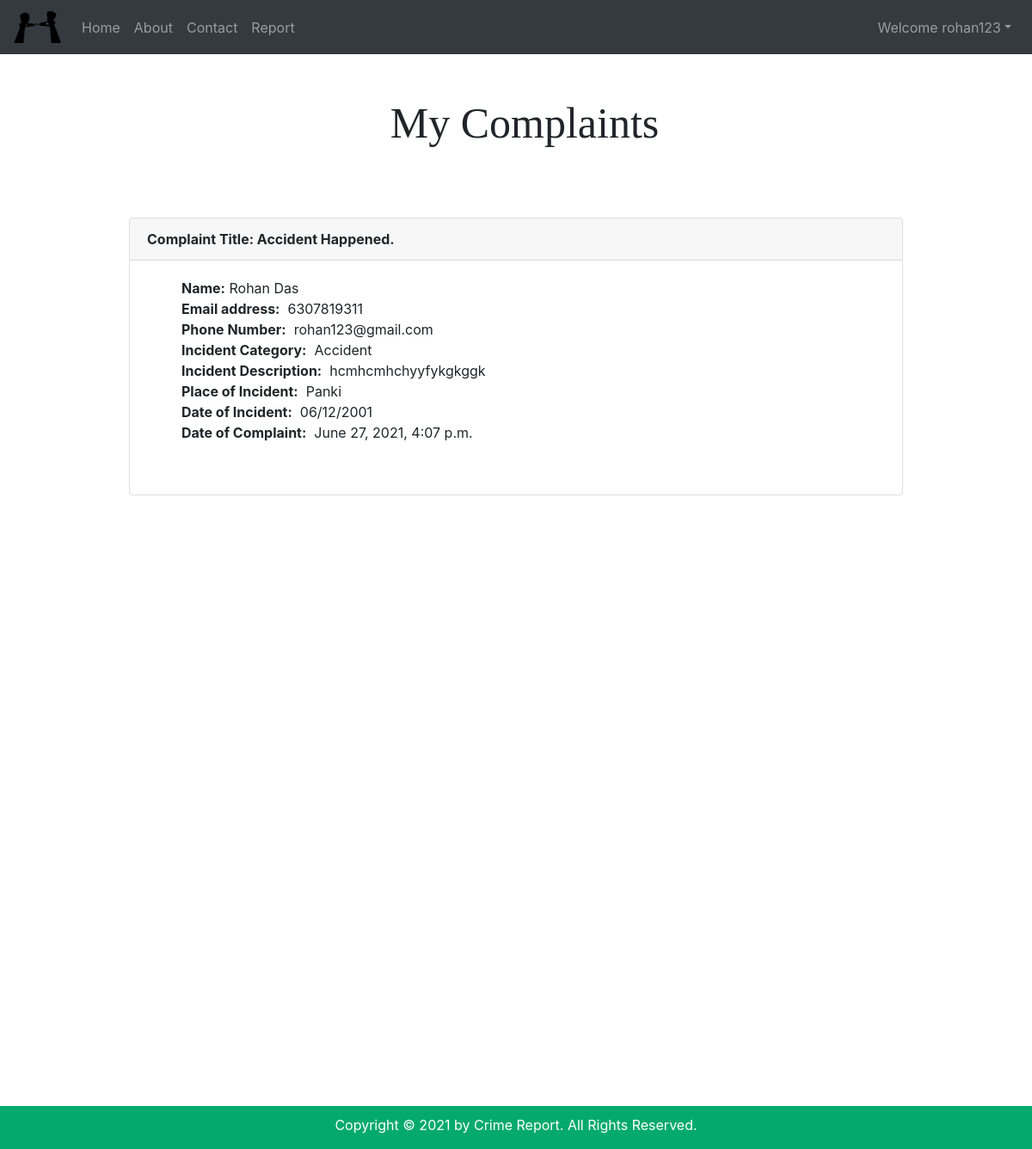
/my_complaints (signed in), run on the app's committed database.
### crime/models.py (models this page shows)
class Report(models.Model):
    sno= models.AutoField(primary_key=True)
    name= models.CharField(max_length=255)
    phone= models.CharField(max_length=13)
    email= models.CharField(max_length=100)
    title= models.CharField(max_length=255)
    category = models.CharField(max_length=255)
    complain= models.TextField()
    place= models.CharField(max_length=255)
    date= models.CharField(max_length=20)
    timeStamp=models.DateTimeField(auto_now_add=True)
    user1 = models.ForeignKey(User,on_delete=models.CASCADE)

### crime/views.py (the view)
# urls.py: path('my_complaints', views.my_complaints, name="my_complaints"),
def my_complaints(request):
    log_user = request.user
    complaints = Report.objects.filter(user1 = log_user)
    return render(request,'my_complaints.html',{'complaints' : complaints})

### templates/my_complaints.html (shortened to what this page needs)
<!DOCTYPE html>
{% load static %}
<html>
<head>
    <link rel="stylesheet" href="https://stackpath.bootstrapcdn.com/bootstrap/4.5.2/css/bootstrap.min.css">
    <link href='{% static 'css_sheet.css' %}' rel='stylesheet'>
</head>
<body style="margin:0">
  <nav class="navbar navbar-expand-lg navbar-dark bg-dark">
      <a class="navbar-brand" href="/"><img src='{% static "img/logo1.png" %}' width="55px"></a>
      <div class="collapse navbar-collapse" id="navbarSupportedContent">
        <ul class="navbar-nav mr-auto">
          <li class="nav-item {% block homeactive %}  {% endblock homeactive %}">
            <a class="nav-link" href="/sample">Home <span class="sr-only">(current)</span></a>
          </li>
          <li class="nav-item {% block aboutactive %}  {% endblock aboutactive %}" >
            <a class="nav-link" href="/about1">About</a>
          </li>
          <li class="nav-item {% block contactactive %}  {% endblock contactactive %} ">
            <a class="nav-link" href="/contact1">Contact</a>
          </li>
          <li class="nav-item {% block reportactive %}  {% endblock reportactive %} ">
            <a class="nav-link" href="/report">Report</a>
          </li>
        </ul>
        <ul class="navbar-nav ml-2">
        <li class="nav-item dropdown">
        <a class="nav-link dropdown-toggle" href='#' id="navbarDropdown" role="button" data-toggle="dropdown"> Welcome {{request.user}}</a>
              </li>
              </ul>
      </nav>
  <h1 id="cov1">My Complaints</h1>
<div id="yash">
{% for complaint in complaints %}
<div class="card" id="comp">
<div>
  <div class="card-header">
    <strong>Complaint Title: {{complaint.title}}</strong>
  </div>
  <div class="card-body">
    <ul style="  list-style-type: none;">
    <li><strong>Name:</strong>&nbsp{{ complaint.name}}</li>
    <li><strong>Email address:</strong>&nbsp {{ complaint.phone}}</li>
    <li><strong>Phone Number:</strong>&nbsp {{ complaint.email}}</li>
    <li><strong>Incident Category:</strong>&nbsp {{ complaint.category}}</li>
    <li><strong>Incident Description:</strong>&nbsp {{ complaint.complain}}</li>
    <li><strong>Place of Incident:</strong>&nbsp {{ complaint.place}}</li>
    <li><strong>Date of Incident:</strong>&nbsp {{ complaint.date}}</li>
    <li><strong>Date of Complaint:</strong>&nbsp {{ complaint.timeStamp}}</li>
    </ul>
    </div>
</div>
<br>
</div>
{% endfor %}
</div>
<div class="footer1">
  <p>Copyright © 2021 by Crime Report. All Rights Reserved.</p>
</div>
</body>
</html>

### templates/my_complaints.html (style rules this page uses)
#comp { margin-top:80px; margin-left:150px; margin-right:150px; margin-bottom:80px; }
.footer1 { position: fixed; left: 0; bottom: 0; width: 100%; background-color: #04AA6D; color: white; text-align: center; padding-top: 10px; }
#yash { margin-bottom:180px; padding-bottom:500px; }
#cov1 { margin-top: 50px; padding-top: 0px; margin-left: 20px; font-family: 'Pangolin', cursive; padding-bottom: 0px; text-align: center; font-size: 50px; }

### data on the page
Report: title "Accident Happened.", name "Rohan Das", phone "6307819311", email "rohan123@gmail.com", category "Accident", complain "hcmhcmhchyyfykgkggk", place "Panki", date "06/12/2001", timeStamp "June 27, 2021, 4:07 p.m."

### other printed values
{{ request.user }} "rohan123"
